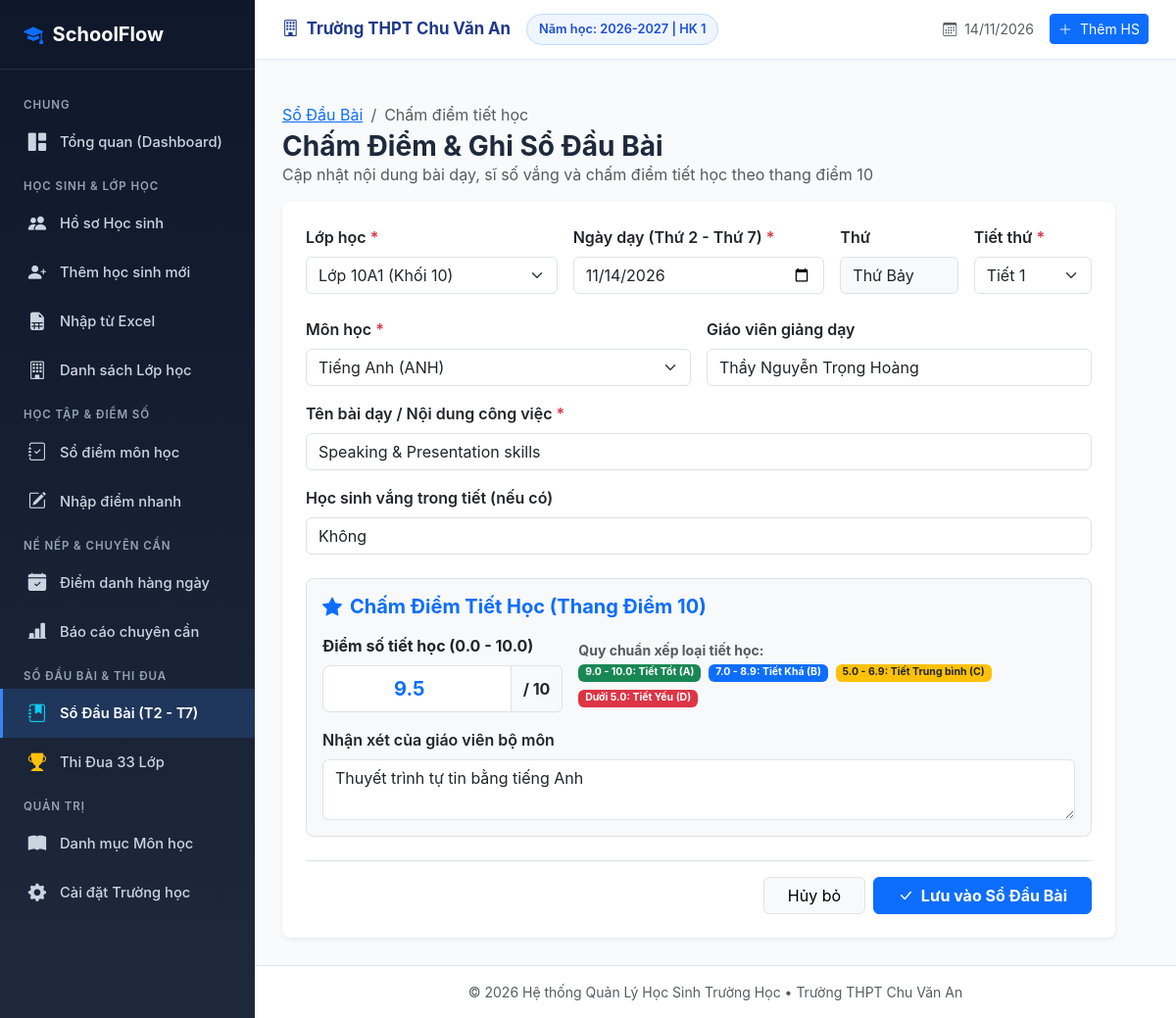
The page /class-diary/input on the database its author committed.
### tables this page shows
CREATE TABLE settings (
        key TEXT PRIMARY KEY,
        value TEXT
    );

CREATE TABLE academic_years (
        id INTEGER PRIMARY KEY AUTOINCREMENT,
        name TEXT NOT NULL UNIQUE,
        is_active INTEGER DEFAULT 0
    );

CREATE TABLE lesson_records (
        id INTEGER PRIMARY KEY AUTOINCREMENT,
        class_id INTEGER NOT NULL,
        academic_year_id INTEGER NOT NULL,
        semester INTEGER NOT NULL CHECK(semester IN (1, 2)),
        week_number INTEGER NOT NULL,
        date TEXT NOT NULL,
        day_of_week TEXT NOT NULL,
        period INTEGER NOT NULL CHECK(period BETWEEN 1 AND 5),
        subject_id INTEGER,
        teacher_name TEXT,
        lesson_name TEXT,
        absent_students TEXT,
        score REAL CHECK(score >= 0 AND score <= 10),
        classification TEXT,
        note TEXT,
        created_at TIMESTAMP DEFAULT CURRENT_TIMESTAMP,
        FOREIGN KEY (class_id) REFERENCES classes(id) ON DELETE CASCADE,
        FOREIGN KEY (academic_year_id) REFERENCES academic_years(id) ON DELETE CASCADE,
        FOREIGN KEY (subject_id) REFERENCES subjects(id) ON DELETE SET NULL,
        UNIQUE(class_id, date, period)
    );

CREATE TABLE subjects (
        id INTEGER PRIMARY KEY AUTOINCREMENT,
        code TEXT NOT NULL UNIQUE,
        name TEXT NOT NULL,
        category TEXT DEFAULT 'Tự nhiên',
        coefficient INTEGER DEFAULT 1,
        periods INTEGER DEFAULT 70
    );

### app.py (the view)
@app.route('/class-diary/input')
def class_diary_input():
    class_id = request.args.get('class_id')
    date_str = request.args.get('date', date.today().isoformat())
    period = request.args.get('period', '1')
    conn = get_db()
    cursor = conn.cursor()
    cursor.execute("SELECT id, name, grade_level, teacher_name FROM classes ORDER BY grade_level ASC, LENGTH(name) ASC, name ASC")
    classes = cursor.fetchall()
    cursor.execute("SELECT id, name, code FROM subjects ORDER BY id ASC")
    subjects = cursor.fetchall()
    if not class_id and classes:
        class_id = str(classes[0]['id'])
    cursor.execute('''
    SELECT * FROM lesson_records
    WHERE class_id = ? AND date = ? AND period = ?
    ''', (class_id, date_str, period))
    existing_record = cursor.fetchone()
    try:
        dt = datetime.strptime(date_str, '%Y-%m-%d').date()
        day_map = {0: 'Thứ Hai', 1: 'Thứ Ba', 2: 'Thứ Tư', 3: 'Thứ Năm', 4: 'Thứ Sáu', 5: 'Thứ Bảy', 6: 'Chủ Nhật'}
        day_of_week = day_map.get(dt.weekday(), 'Thứ Hai')
    except Exception:
        day_of_week = 'Thứ Hai'
    cursor.execute("SELECT * FROM classes WHERE id = ?", (class_id,))
    current_class = cursor.fetchone()
    conn.close()
    return render_template('class_diary/input.html',
                           classes=classes,
                           subjects=subjects,
                           selected_class_id=int(class_id) if class_id else None,
                           current_class=current_class,
                           selected_date=date_str,
                           selected_period=int(period),
                           day_of_week=day_of_week,
                           record=existing_record)

### templates/class_diary/input.html (shortened to what this page needs)
{% extends 'base.html' %}
{% block content %}
<div class="mb-3">
    <nav aria-label="breadcrumb">
        <ol class="breadcrumb mb-1">
            <li class="breadcrumb-item"><a href="{{ url_for('class_diary_index', class_id=selected_class_id, date=selected_date) }}">Sổ Đầu Bài</a></li>
            <li class="breadcrumb-item active">Chấm điểm tiết học</li>
        </ol>
    </nav>
    <h3 class="fw-bold mb-0">Chấm Điểm & Ghi Sổ Đầu Bài</h3>
    <p class="text-muted">Cập nhật nội dung bài dạy, sĩ số vắng và chấm điểm tiết học theo thang điểm 10</p>
</div>
<div class="card border-0 shadow-sm rounded-3 p-4 bg-white" style="max-width: 850px;">
    <form method="POST" action="{{ url_for('class_diary_save') }}">
        <div class="row g-3 mb-4">
            <div class="col-md-4">
                <label class="form-label fw-semibold">Lớp học <span class="text-danger">*</span></label>
                <select name="class_id" class="form-select" required>
                    {% for c in classes %}
                    <option value="{{ c.id }}" {% if selected_class_id == c.id %}selected{% endif %}>
                        Lớp {{ c.name }} (Khối {{ c.grade_level }})
                    </option>
                    {% endfor %}
                </select>
            </div>
            <div class="col-md-4">
                <label class="form-label fw-semibold">Ngày dạy (Thứ 2 - Thứ 7) <span class="text-danger">*</span></label>
                <input type="date" name="date" class="form-control" value="{{ selected_date }}" required>
            </div>
            <div class="col-md-2">
                <label class="form-label fw-semibold">Thứ</label>
                <input type="text" name="day_of_week" class="form-control bg-light" value="{{ day_of_week }}" readonly>
            </div>
            <div class="col-md-2">
                <label class="form-label fw-semibold">Tiết thứ <span class="text-danger">*</span></label>
                <select name="period" class="form-select" required>
                    {% for p in range(1, 6) %}
                    <option value="{{ p }}" {% if selected_period == p %}selected{% endif %}>Tiết {{ p }}</option>
                    {% endfor %}
                </select>
            </div>
        </div>
        <div class="row g-3 mb-4">
            <div class="col-md-6">
                <label class="form-label fw-semibold">Môn học <span class="text-danger">*</span></label>
                <select name="subject_id" class="form-select" required>
                    {% for s in subjects %}
                    <option value="{{ s.id }}" {% if record and record.subject_id == s.id %}selected{% endif %}>
                        {{ s.name }} ({{ s.code }})
                    </option>
                    {% endfor %}
                </select>
            </div>
            <div class="col-md-6">
                <label class="form-label fw-semibold">Giáo viên giảng dạy</label>
                <input type="text" name="teacher_name" class="form-control" placeholder="Họ và tên giáo viên bộ môn" value="{{ record.teacher_name if record and record.teacher_name else (current_class.teacher_name if current_class else '') }}">
            </div>
            <div class="col-12">
                <label class="form-label fw-semibold">Tên bài dạy / Nội dung công việc <span class="text-danger">*</span></label>
                <input type="text" name="lesson_name" class="form-control" placeholder="VD: Bài 3: Phương trình bậc hai một ẩn (Tiết 1)" value="{{ record.lesson_name if record and record.lesson_name else '' }}" required>
            </div>
            <div class="col-12">
                <label class="form-label fw-semibold">Học sinh vắng trong tiết (nếu có)</label>
                <input type="text" name="absent_students" class="form-control" placeholder="VD: Không (hoặc ghi rõ: Nguyễn Văn A - có phép, Trần Thị B - không phép)" value="{{ record.absent_students if record and record.absent_students else 'Không' }}">
            </div>
        </div>
        <div class="p-3 bg-light rounded-3 border mb-4">
            <h5 class="fw-bold text-primary mb-3">
                <i class="bi bi-star-fill me-2"></i>Chấm Điểm Tiết Học (Thang Điểm 10)
            </h5>
            <div class="row g-3 align-items-center">
                <div class="col-md-4">
                    <label class="form-label fw-bold">Điểm số tiết học (0.0 - 10.0)</label>
                    <div class="input-group">
                        <input type="number" step="0.1" min="0" max="10" name="score" id="scoreInput" class="form-control form-control-lg text-center fw-bold text-primary" placeholder="10.0" value="{{ record.score if record and record.score is not none else '' }}">
                        <span class="input-group-text fw-bold">/ 10</span>
                    </div>
                </div>
                <div class="col-md-8">
                    <div class="small text-muted mb-1 fw-bold">Quy chuẩn xếp loại tiết học:</div>
                    <div class="d-flex flex-wrap gap-2 small">
                        <span class="badge bg-success">9.0 - 10.0: Tiết Tốt (A)</span>
                        <span class="badge bg-primary">7.0 - 8.9: Tiết Khá (B)</span>
                        <span class="badge bg-warning text-dark">5.0 - 6.9: Tiết Trung bình (C)</span>
                        <span class="badge bg-danger">Dưới 5.0: Tiết Yếu (D)</span>
                    </div>
                </div>
                <div class="col-12 mt-3">
                    <label class="form-label fw-semibold">Nhận xét của giáo viên bộ môn</label>
                    <textarea name="note" class="form-control" rows="2" placeholder="Nhận xét về thái độ học tập, ý thức kỷ luật, trật tự, chuẩn bị bài...">{{ record.note if record and record.note else '' }}</textarea>
                </div>
            </div>
        </div>
        <div class="d-flex justify-content-end gap-2 pt-3 border-top">
            <a href="{{ url_for('class_diary_index', class_id=selected_class_id, date=selected_date) }}" class="btn btn-light border px-4">Hủy bỏ</a>
            <button type="submit" class="btn btn-primary px-4 fw-bold">
                <i class="bi bi-check-lg me-1"></i> Lưu vào Sổ Đầu Bài
            </button>
        </div>
    </form>
</div>
{% endblock %}

### templates/base.html (shortened to what this page needs)
<!DOCTYPE html>
<html lang="vi">
<head>
    <link href="https://cdn.jsdelivr.net/npm/bootstrap@5.3.3/dist/css/bootstrap.min.css" rel="stylesheet">
    <link rel="stylesheet" href="https://cdn.jsdelivr.net/npm/bootstrap-icons@1.11.3/font/bootstrap-icons.min.css">
    <link rel="stylesheet" href="{{ url_for('static', filename='css/style.css') }}">
</head>
<body>
<div class="app-wrapper">
    <aside class="app-sidebar">
        <div class="sidebar-header">
            <a href="{{ url_for('dashboard') }}" class="sidebar-brand">
                <i class="bi bi-mortarboard-fill text-primary"></i>
                <span>SchoolFlow</span>
            </a>
        </div>
        <ul class="sidebar-menu">
            <li class="menu-category">Chung</li>
            <li class="menu-item {% if request.endpoint == 'dashboard' %}active{% endif %}">
                <a href="{{ url_for('dashboard') }}">
                    <i class="bi bi-grid-1x2-fill"></i>
                    <span>Tổng quan (Dashboard)</span>
                </a>
            </li>
            <li class="menu-category">Học Sinh & Lớp Học</li>
            <li class="menu-item {% if request.endpoint in ['student_list', 'student_detail', 'student_edit'] %}active{% endif %}">
                <a href="{{ url_for('student_list') }}">
                    <i class="bi bi-people-fill"></i>
                    <span>Hồ sơ Học sinh</span>
                </a>
            </li>
            <li class="menu-item {% if request.endpoint == 'student_create' %}active{% endif %}">
                <a href="{{ url_for('student_create') }}">
                    <i class="bi bi-person-plus-fill"></i>
                    <span>Thêm học sinh mới</span>
                </a>
            </li>
            <li class="menu-item {% if request.endpoint == 'student_import' %}active{% endif %}">
                <a href="{{ url_for('student_import') }}">
                    <i class="bi bi-file-earmark-spreadsheet-fill"></i>
                    <span>Nhập từ Excel</span>
                </a>
            </li>
            <li class="menu-item {% if request.endpoint in ['classroom_list', 'classroom_detail'] %}active{% endif %}">
                <a href="{{ url_for('classroom_list') }}">
                    <i class="bi bi-building"></i>
                    <span>Danh sách Lớp học</span>
                </a>
            </li>
            <li class="menu-category">Học Tập & Điểm Số</li>
            <li class="menu-item {% if request.endpoint == 'grade_list' %}active{% endif %}">
                <a href="{{ url_for('grade_list') }}">
                    <i class="bi bi-journal-check"></i>
                    <span>Sổ điểm môn học</span>
                </a>
            </li>
            <li class="menu-item {% if request.endpoint == 'grade_input' %}active{% endif %}">
                <a href="{{ url_for('grade_input') }}">
                    <i class="bi bi-pencil-square"></i>
                    <span>Nhập điểm nhanh</span>
                </a>
            </li>
            <li class="menu-category">Nề Nếp & Chuyên Cần</li>
            <li class="menu-item {% if request.endpoint == 'attendance_index' %}active{% endif %}">
                <a href="{{ url_for('attendance_index') }}">
                    <i class="bi bi-calendar-check-fill"></i>
                    <span>Điểm danh hàng ngày</span>
                </a>
            </li>
            <li class="menu-item {% if request.endpoint == 'attendance_report' %}active{% endif %}">
                <a href="{{ url_for('attendance_report') }}">
                    <i class="bi bi-bar-chart-line-fill"></i>
                    <span>Báo cáo chuyên cần</span>
                </a>
            </li>
            <li class="menu-category">Sổ Đầu Bài & Thi Đua</li>
            <li class="menu-item {% if request.endpoint in ['class_diary_index', 'class_diary_input'] %}active{% endif %}">
                <a href="{{ url_for('class_diary_index') }}">
                    <i class="bi bi-journal-bookmark-fill text-info"></i>
                    <span>Sổ Đầu Bài (T2 - T7)</span>
                </a>
            </li>
            <li class="menu-item {% if request.endpoint == 'class_diary_ranking' %}active{% endif %}">
                <a href="{{ url_for('class_diary_ranking') }}">
                    <i class="bi bi-trophy-fill text-warning"></i>
                    <span>Thi Đua 33 Lớp</span>
                </a>
            </li>
            <li class="menu-category">Quản Trị</li>
            <li class="menu-item {% if request.endpoint == 'subject_list' %}active{% endif %}">
                <a href="{{ url_for('subject_list') }}">
                    <i class="bi bi-book-fill"></i>
                    <span>Danh mục Môn học</span>
                </a>
            </li>
            <li class="menu-item {% if request.endpoint == 'settings_page' %}active{% endif %}">
                <a href="{{ url_for('settings_page') }}">
                    <i class="bi bi-gear-fill"></i>
                    <span>Cài đặt Trường học</span>
                </a>
            </li>
        </ul>
    </aside>
    <div class="app-main">
        <header class="app-topbar">
            <div class="school-meta">
                <span class="school-name">
                    <i class="bi bi-building me-1"></i> {{ settings.get('school_name', 'Trường THPT') }}
                </span>
                <span class="badge-academic-year">
                    Năm học: {{ current_year.name if current_year else settings.get('current_academic_year', '2026-2027') }} | HK {{ settings.get('current_semester', '1') }}
                </span>
            </div>
            <div class="d-flex align-items-center gap-3">
                <span class="text-muted small">
                    <i class="bi bi-calendar3 me-1"></i> {{ today_date | format_date }}
                </span>
                <a href="{{ url_for('student_create') }}" class="btn btn-sm btn-primary">
                    <i class="bi bi-plus-lg me-1"></i> Thêm HS
                </a>
            </div>
        </header>
        <div class="container-fluid px-4 pt-3 no-print">
        </div>
        <main class="app-content">
            {% block content %}{% endblock %}
        </main>
        <footer class="text-center py-3 text-muted small border-top bg-white no-print">
            <span>&copy; 2026 Hệ thống Quản Lý Học Sinh Trường Học &bull; {{ settings.get('school_name', '') }}</span>
        </footer>
    </div>
</div>
</body>
</html>

### rows shown on the page
settings: get "Trường THPT Chu Văn An"
academic_years: name "2026-2027"
lesson_records: subject_id "Tiếng Anh (ANH)", teacher_name "Thầy Nguyễn Trọng Hoàng", lesson_name "Speaking & Presentation skills", absent_students "Không", score "9.5", note "Thuyết trình tự tin bằng tiếng Anh"

### other values the page prints
{{ settings.get('current_semester', '1') }} "1"
